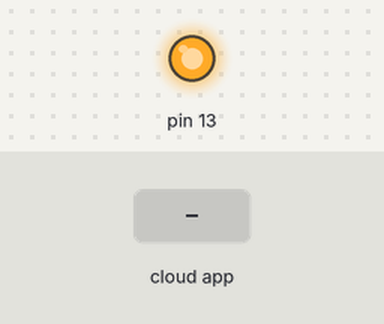
Bench run of a sketch on a simulated Arduino Uno, built with avr-gcc and run on an emulated ATmega328P. Parts: output pins drawn as LEDs (lit = HIGH). The test bench sets the inputs (shaded band). The ROS host is connected and sends only what is stated.

Above: at 1.2 s.
1.3 s: the phone or cloud app sets toggle_led to 0
At 2.1 s:
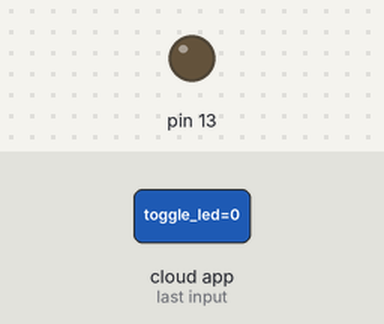
Timing chart, 0 to 4.3 s (numbered marks = the images above; inputs shaded):
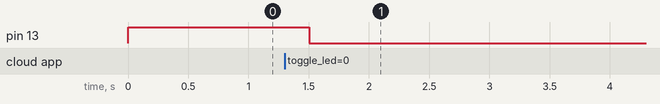

Measured:
- after the input at 1.3 s, pin 13: HIGH → LOW after 0.20 s

The sketch:

sketch_may07a.ino
```cpp
// 使いたいヘッダーファイルを書いておくぅ〜
#include <ros.h>             // ArduinoのROSのためのライブラリ
#include <std_msgs/Empty.h>  // メッセージの型のライブラリ
#include <std_msgs/String.h> // String型（文字列）
#include <std_msgs/Bool.h>   // Bool型　（True or False）

#include <SPI.h>
#include <stdlib.h>
#include <time.h>

//
ros::NodeHandle nh;

//  std_msgsのString型をstr_msgという変数を
std_msgs::String str_msg;

//　メッセージをArduinoから送りたい場合は、
//  Publishをこんな感じで宣言しておく
ros::Publisher res_pub("lcd_res", &str_msg);
//　ros::Publisher {Publisherの変数の名前}("{任意のメッセージ名(トピック名)}", &トピックの型)

void messageCb( const std_msgs::Empty& toggle_msg) {
  //Serial.print("check");
  digitalWrite(13, HIGH);
  delay(100);
  digitalWrite(13, LOW);
  delay(100);
}

ros::Subscriber<std_msgs::Empty> sub("toggle_led", &messageCb );

void setup(){
  pinMode(13, OUTPUT);
  digitalWrite(13, HIGH);

  // ROSのノードを初期化（必ず書く）
  nh.initNode();
  // Serial.begin(9600);
  nh.subscribe(sub);
}

void loop(){
  nh.spinOnce();
  delay(200);
}
```
